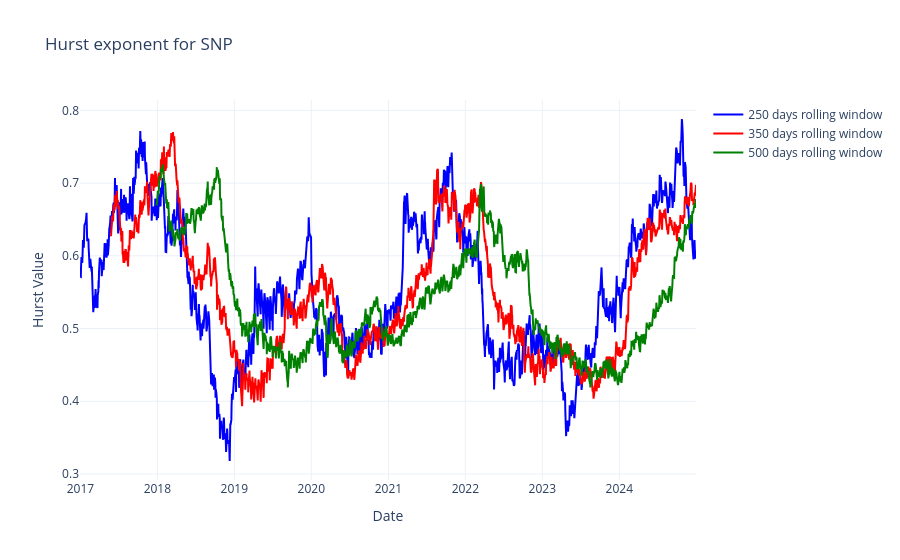

Source (notebook cell):
### Code cell
from hurst import compute_Hc
import plotly.graph_objects as go

def compute_rolling_hurst(df, window, col='log_returns', lag=0):
    hurst_values = []
    times = []
    
    # Loop through the DataFrame using the rolling window
    for i in range(window - 1, len(df), lag+1):

        # Extract the window slice from the series
        window_series = df[col].iloc[i - window + 1 : i + 1: lag+1]
        
        # Compute the Hurst exponent using the 'change' method and simplified calculation
        h, c, data = compute_Hc(window_series, kind='change', simplified=True)
        
        hurst_values.append(h)
        times.append(df.index[i])
    
    # Create and return a new DataFrame with the computed Hurst exponents
    result_df = pd.DataFrame({'hurst': hurst_values}, index=times)
    return result_df

hurst_window250_lag0 = compute_rolling_hurst(snp_fbm_var, window=250, col='log_returns', lag=0)
hurst_window350_lag0 = compute_rolling_hurst(snp_fbm_var, window=350, col='log_returns', lag=0)
hurst_window500_lag0 = compute_rolling_hurst(snp_fbm_var, window=500, col='log_returns', lag=0)

fig = go.Figure()
fig.add_trace(go.Scatter(
    x=hurst_window250_lag0.index,
    y=hurst_window250_lag0["hurst"],
    mode='lines',
    name='250 days rolling window',
    line=dict(color='blue')
))
fig.add_trace(go.Scatter(
    x=hurst_window350_lag0.index,
    y=hurst_window350_lag0["hurst"],
    mode='lines',
    name='350 days rolling window',
    line=dict(color='red')
))
fig.add_trace(go.Scatter(
    x=hurst_window500_lag0.index,
    y=hurst_window500_lag0["hurst"],
    mode='lines',
    name='500 days rolling window',
    line=dict(color='green')
))
fig.update_layout(
    title=f"Hurst exponent for SNP",
    xaxis_title="Date",
    yaxis_title="Hurst Value",
    template="plotly_white"
)

### Figure 1 — Plotly figure (JSON) as saved in the notebook; plotly's stock layout.template omitted (floating-point values rounded to 4 significant figures; data arrays with more than 128 entries replaced by an {"elided": "..."} marker saying what was removed)
{"data": [{"line": {"color": "blue"}, "mode": "lines", "name": "250 days rolling window", "type": "scatter", "x": {"elided": "2012 str values"}, "y": {"elided": "2012 float values"}}, {"line": {"color": "red"}, "mode": "lines", "name": "350 days rolling window", "type": "scatter", "x": {"elided": "1912 str values"}, "y": {"elided": "1912 float values"}}, {"line": {"color": "green"}, "mode": "lines", "name": "500 days rolling window", "type": "scatter", "x": {"elided": "1762 str values"}, "y": {"elided": "1762 float values"}}], "layout": {"title": {"text": "Hurst exponent for SNP"}, "xaxis": {"title": {"text": "Date"}}, "yaxis": {"title": {"text": "Hurst Value"}}}}
